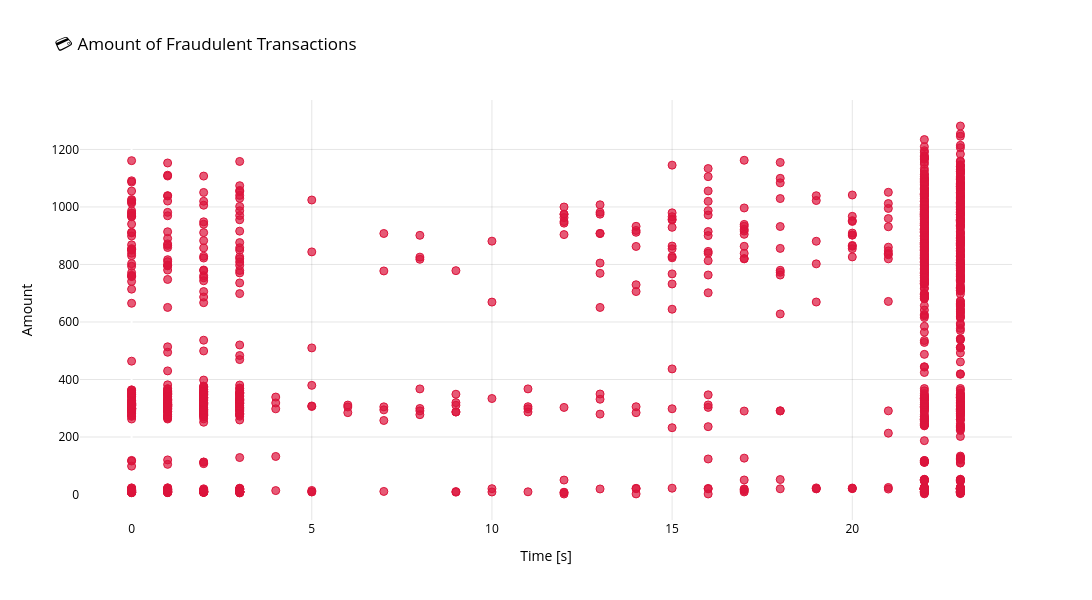

Notebook source saved alongside this figure:
### Code cell
fraud = df_train.loc[df_train['is_fraud'] == 1]

trace = go.Scatter(
    x=fraud['hour'],
    y=fraud['amt'],
    name="Fraud Amount",
    mode="markers",
    marker=dict(
        color='rgba(220, 20, 60, 0.7)',   # elegant crimson red
        line=dict(color='rgba(220, 20, 60, 1)', width=1),
        size=8
    ),
    text=fraud['amt']
)

layout = go.Layout(
    title='💳 Amount of Fraudulent Transactions',
    xaxis=dict(title='Time [s]', showticklabels=True, gridcolor='rgba(0,0,0,0.1)'),
    yaxis=dict(title='Amount', gridcolor='rgba(0,0,0,0.1)'),
    hovermode='closest',
    plot_bgcolor='white',     # clean white background
    paper_bgcolor='white',    # outer background also white
    font=dict(color='black'),
    width=1200,               # corrected figure width
    height=600                # corrected figure height
)

fig = go.Figure(data=[trace], layout=layout)
iplot(fig, filename='fraud-amount-elegant')

### Figure 1 — Plotly figure (JSON) as saved in the notebook; plotly's stock layout.template omitted (floating-point values rounded to 4 significant figures; data arrays with more than 128 entries replaced by an {"elided": "..."} marker saying what was removed)
{"data": [{"marker": {"color": "rgba(220, 20, 60, 0.7)", "line": {"color": "rgba(220, 20, 60, 1)", "width": 1}, "size": 8}, "mode": "markers", "name": "Fraud Amount", "text": {"elided": "1336 float values"}, "type": "scatter", "x": {"elided": "1336 int values"}, "y": {"elided": "1336 float values"}}], "layout": {"font": {"color": "black"}, "height": 600, "hovermode": "closest", "paper_bgcolor": "white", "plot_bgcolor": "white", "title": {"text": "💳 Amount of Fraudulent Transactions"}, "width": 1200, "xaxis": {"gridcolor": "rgba(0,0,0,0.1)", "showticklabels": true, "title": {"text": "Time [s]"}}, "yaxis": {"gridcolor": "rgba(0,0,0,0.1)", "title": {"text": "Amount"}}}}
